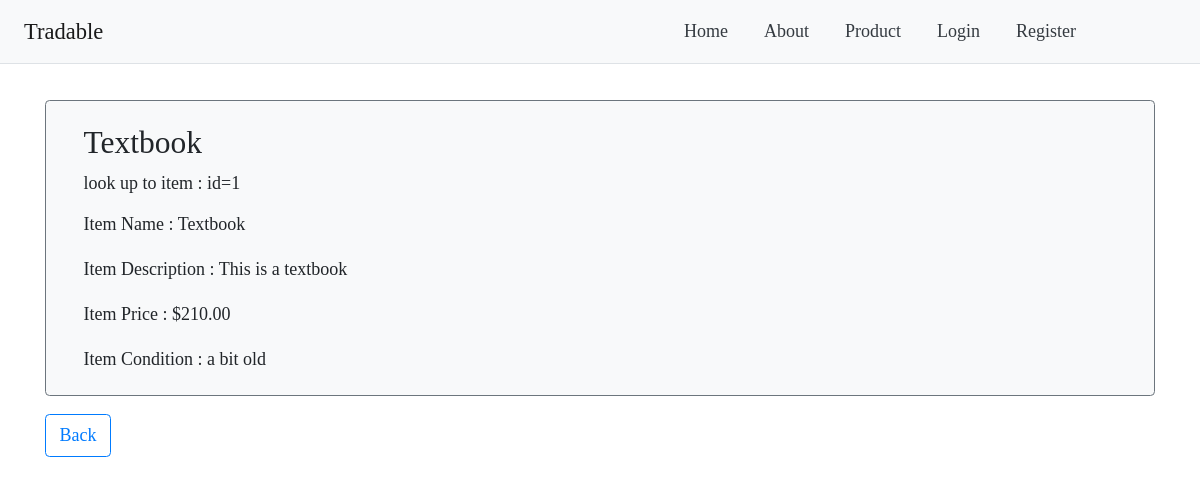
Page /items/1/ on the committed database.
### items/models.py (models this page shows, shortened)
class Item(models.Model):
    name = models.CharField(max_length=100)
    description = models.TextField()
    price = models.DecimalField(decimal_places=2, max_digits=10000)
    condition = models.TextField()
    createdDateTime = models.DateTimeField(default=timezone.now)
    seller = models.ForeignKey(User, on_delete=models.CASCADE)

### items/views.py (the view)
# urls.py: path('<int:item_id>/', item_dynamic_lookup_view, name='dynamic item view'),
def item_dynamic_lookup_view(request, item_id):
    obj = get_object_or_404(Item, id=item_id)
    context = {
        "object": obj
    }
    return render(request, "item_lookup.html", context)

### items/templates/item_lookup.html (shortened to what this page needs)
{% extends 'base.html' %}
{% block content %}
<div class="container card bg-light border-secondary mb-3">
    <div class="card-body">
        <h3>{{object.name}}</h3>
        <p class="card-title">look up to item : id={{ object.id }}</p>
        <p class="card-text">Item Name : {{ object.name }}</p>
        <p class="card-text">Item Description : {{ object.description }}</p>
        <p class="card-text">Item Price : ${{ object.price }}</p>
        <p class="card-text">Item Condition : {{object.condition}}</p>
    </div>
</div>
<button class=" btn btn-outline-primary" onclick="goBack()">Back</button>
{% endblock %}

### templates/base.html (style rules this page uses)
* { font-family: Calibri; font-size: 18px; }
*, *:before, *:after { box-sizing: border-box; }

### rows in the picture
Item: name "Textbook", id "1", description "This is a textbook", price "210.00", condition "a bit old"
